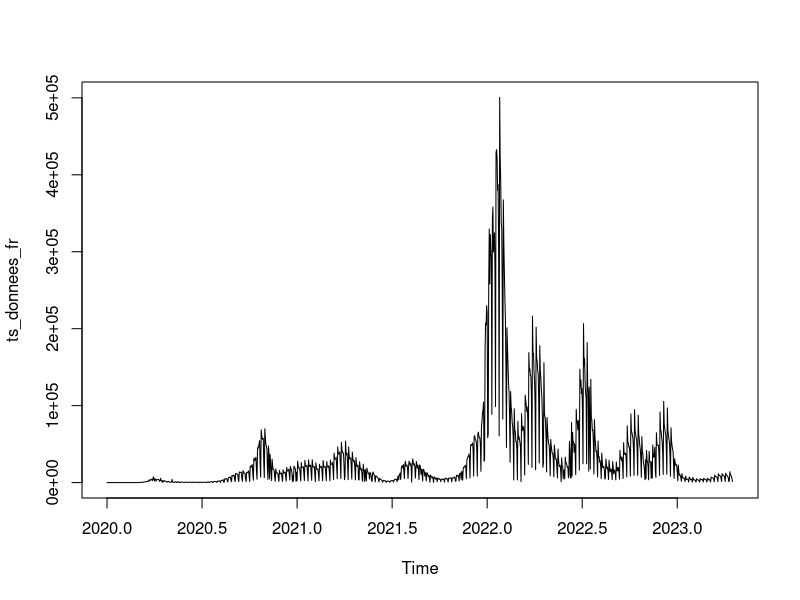
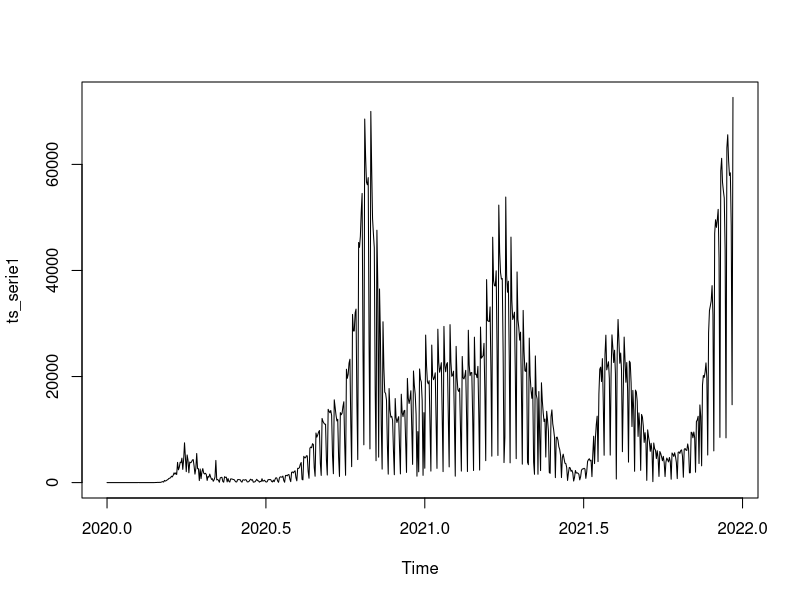
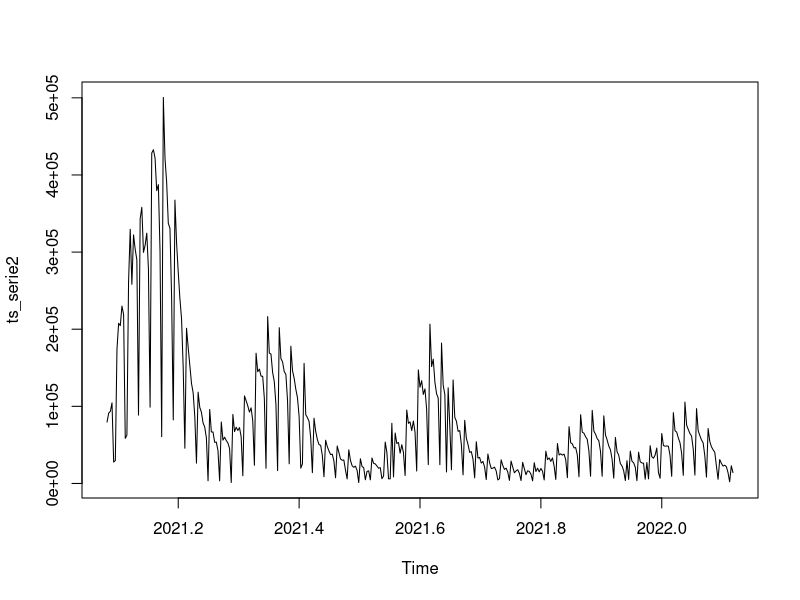
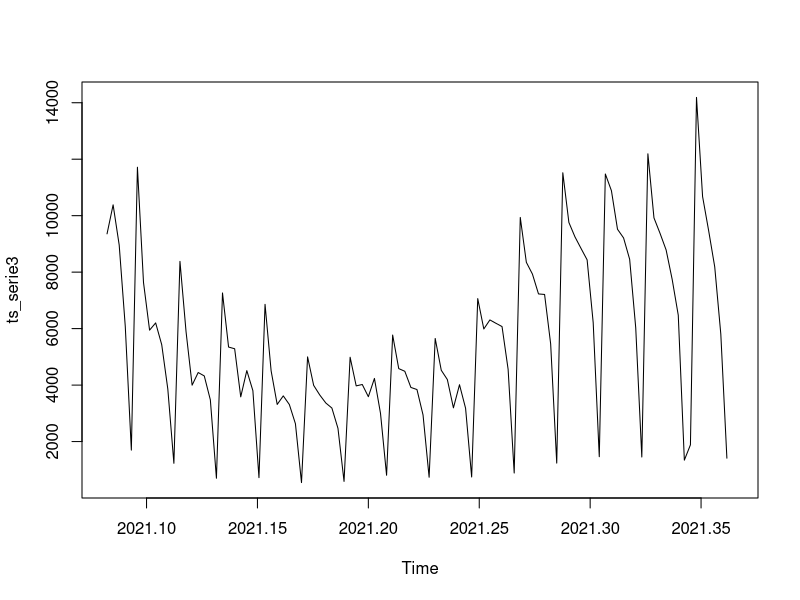
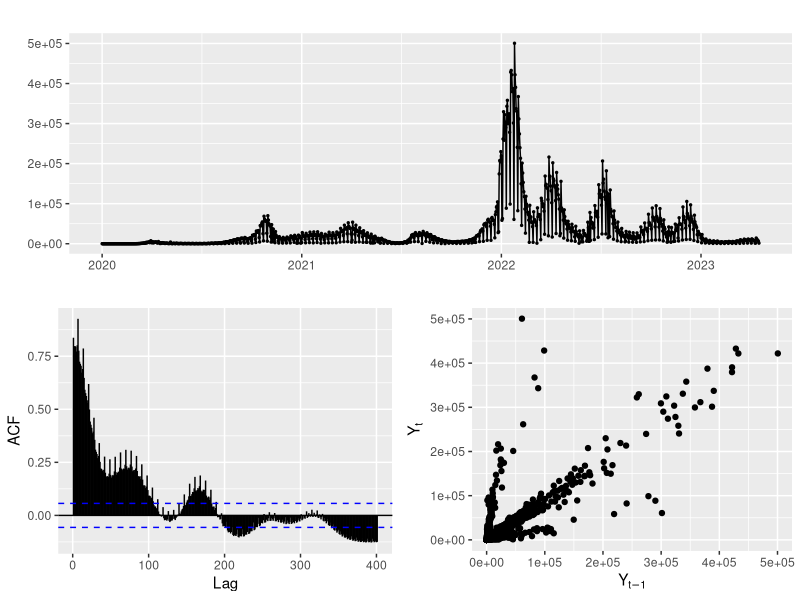
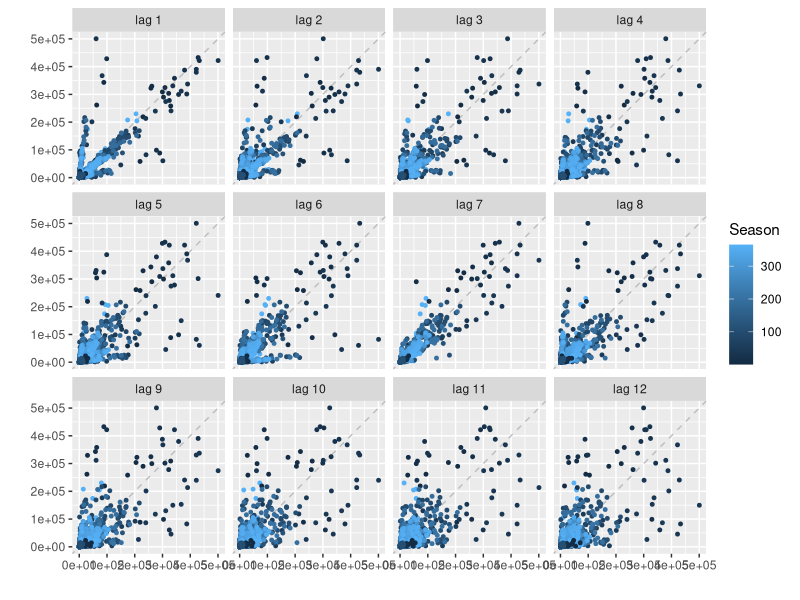
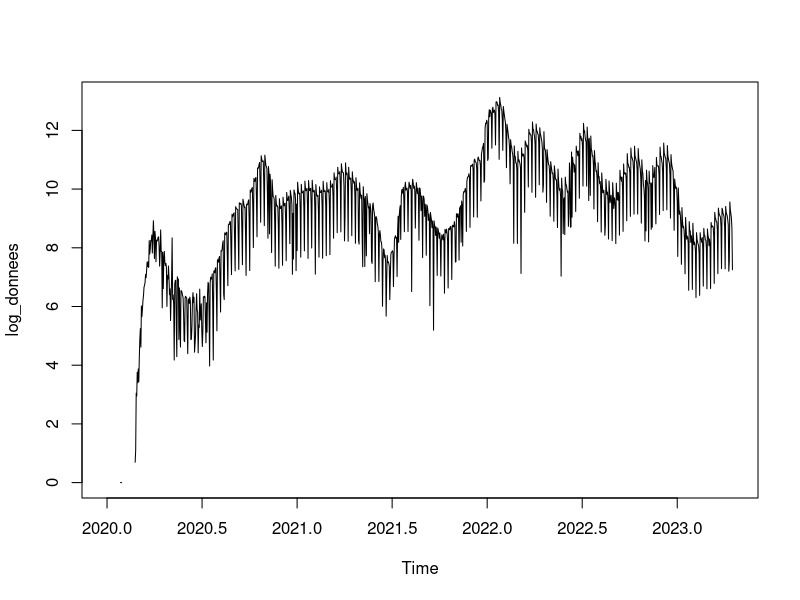
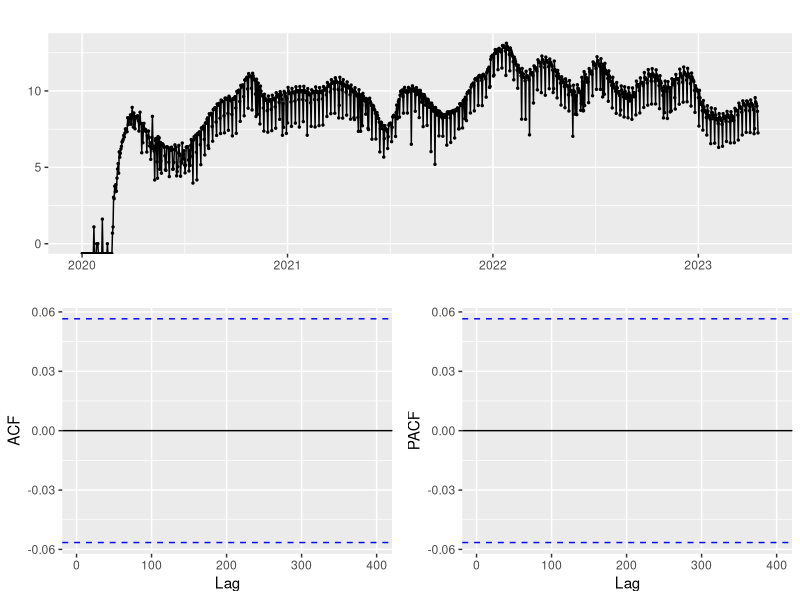

Write R code to recreate these figures, in order.
## ---- chunk 1
library(dplyr)
library(forecast)
## ---- chunk 2
donnees_fr <- read.csv("covid_france.csv",sep=",")
summary(donnees_fr)
## ---- chunk 3
min(donnees_fr$date)
max(donnees_fr$date)
## ---- chunk 4
ts_donnees_fr <- ts(donnees_fr$new_cases,start = c(2020,1,3), frequency = 365)
# class(ts_donnees_fr)
## ---- chunk 5
plot(ts_donnees_fr)
## ---- chunk 6
serie1 <- donnees_fr |> 
  filter(date<="2021-12-22")
# serie1
ts_serie1 <- ts(serie1$new_cases,start = c(2020,1,3), frequency = 365)



serie2 <- donnees_fr |> 
  filter(date>"2021-12-22", date<="2023-01-05")
# serie2

ts_serie2 <- ts(serie2$new_cases,start = c(2021,31,12), frequency = 365)



serie3 <- donnees_fr |> 
  filter(date>"2023-01-05")

ts_serie3 <- ts(serie3$new_cases,start = c(2021,31,12), frequency = 365)
## ---- chunk 7
plot(ts_serie1)
## ---- chunk 8
plot(ts_serie2)
## ---- chunk 9
plot(ts_serie3)
## ---- chunk 10

## ---- chunk 11
ts_donnees_fr |> 
  ggtsdisplay(
    plot.type = "scatter")
## ---- chunk 12
forecast::gglagplot(ts_donnees_fr,lags=12,do.lines = FALSE)
## ---- chunk 13
log_donnees <- log(ts_donnees_fr)
## ---- chunk 14
plot(log_donnees)
ggtsdisplay(log_donnees)
## ---- chunk 15
carre_donnees <- ts_donnees_fr^2
plot(carre_donnees)
ggtsdisplay(carre_donnees)
